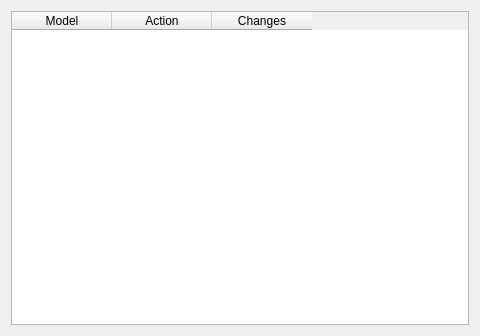
<?xml version="1.0" encoding="UTF-8"?>
<ui version="4.0">
 <class>LogsWidget</class>
 <widget class="QWidget" name="LogsWidget">
  <property name="geometry">
   <rect>
    <x>0</x>
    <y>0</y>
    <width>480</width>
    <height>336</height>
   </rect>
  </property>
  <property name="windowTitle">
   <string>Form</string>
  </property>
  <layout class="QHBoxLayout" name="horizontalLayout">
   <item>
    <widget class="QTableWidget" name="tableWidget">
     <property name="selectionBehavior">
      <enum>QAbstractItemView::SelectRows</enum>
     </property>
     <property name="sortingEnabled">
      <bool>true</bool>
     </property>
     <column>
      <property name="text">
       <string>Model</string>
      </property>
     </column>
     <column>
      <property name="text">
       <string>Action</string>
      </property>
     </column>
     <column>
      <property name="text">
       <string>Changes</string>
      </property>
     </column>
    </widget>
   </item>
  </layout>
 </widget>
 <resources/>
 <connections/>
</ui>
